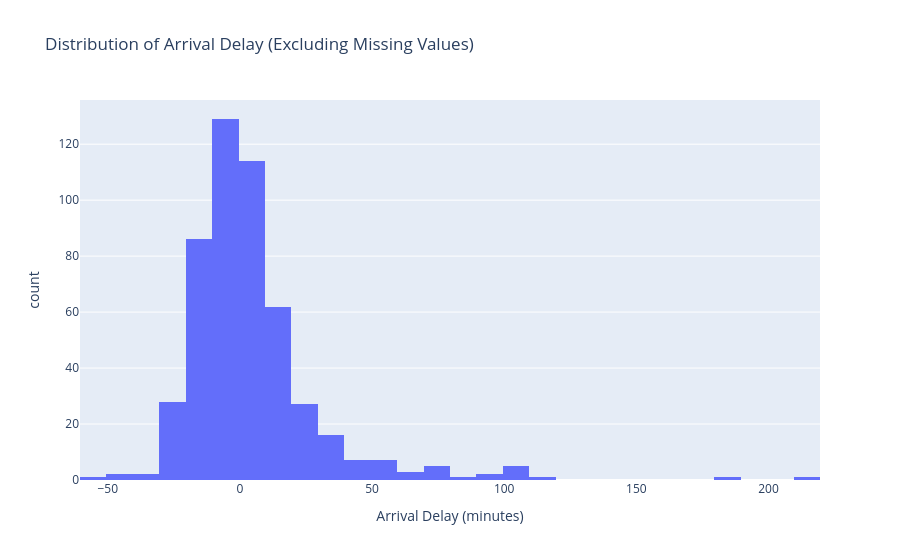

Here is the notebook cell this chart was saved with:
### Code cell
# Corrected histogram without filling missing values with 0
fig = px.histogram(data_arr_delay, x="ArrDelay", nbins=30, 
                   title="Distribution of Arrival Delay (Excluding Missing Values)",
                   labels={'ArrDelay': 'Arrival Delay (minutes)'})
fig.update_layout(showlegend=False)
fig.show()

### Figure 1 — Plotly figure (JSON) as saved in the notebook; plotly's stock layout.template omitted (floating-point values rounded to 4 significant figures; data arrays with more than 128 entries replaced by an {"elided": "..."} marker saying what was removed)
{"data": [{"alignmentgroup": "True", "bingroup": "x", "hovertemplate": "Arrival Delay (minutes)=%{x}<br>count=%{y}<extra></extra>", "legendgroup": "", "marker": {"color": "#636efa", "pattern": {"shape": ""}}, "name": "", "nbinsx": 30, "offsetgroup": "", "orientation": "v", "showlegend": false, "type": "histogram", "x": {"elided": "500 int values"}, "xaxis": "x", "yaxis": "y"}], "layout": {"barmode": "relative", "legend": {"tracegroupgap": 0}, "showlegend": false, "title": {"text": "Distribution of Arrival Delay (Excluding Missing Values)"}, "xaxis": {"anchor": "y", "domain": [0, 1], "title": {"text": "Arrival Delay (minutes)"}}, "yaxis": {"anchor": "x", "domain": [0, 1], "title": {"text": "count"}}}}
